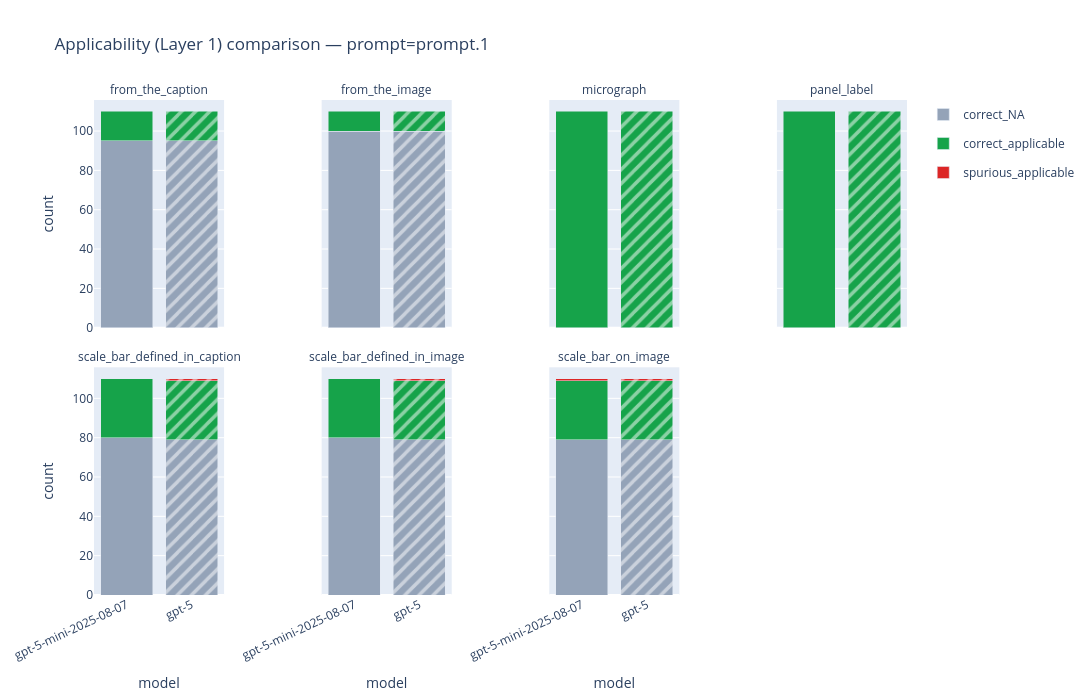

Notebook code cell kept with this figure:
### Markdown cell above
### Comparing models

Same layout for `PROMPT` (default `prompt.2`). Models on the x-axis; distinguished by **bar hatching**.

### Code cell
fig_layer1_model = plot_comparison_layer1(
    summaries,
    compare="model",
    prompt=PROMPTS[0],
)
fig_layer1_model.update_layout(
    height=LAYER1_FIG_HEIGHT,
    width=LAYER1_FIG_WIDTH,
    autosize=True,
)
fig_layer1_model.show()

### Figure 1 — Plotly figure (JSON) as saved in the notebook; plotly's stock layout.template omitted (floating-point values rounded to 4 significant figures)
{"data": [{"customdata": [["from_the_caption", "gpt-5-mini-2025-08-07"], ["from_the_caption", "gpt-5"]], "hovertemplate": "field=%{customdata[0]}<br>model=%{customdata[1]}<br>correct_NA=%{y}<extra></extra>", "legendgroup": "correct_NA", "marker": {"color": "#94a3b8", "pattern": {"fgcolor": "#ffffff", "shape": ["", "/"], "solidity": 0.35}}, "name": "correct_NA", "showlegend": true, "type": "bar", "x": ["gpt-5-mini-2025-08-07", "gpt-5"], "xaxis": "x", "y": [95, 95], "yaxis": "y"}, {"customdata": [["from_the_caption", "gpt-5-mini-2025-08-07"], ["from_the_caption", "gpt-5"]], "hovertemplate": "field=%{customdata[0]}<br>model=%{customdata[1]}<br>correct_applicable=%{y}<extra></extra>", "legendgroup": "correct_applicable", "marker": {"color": "#16a34a", "pattern": {"fgcolor": "#ffffff", "shape": ["", "/"], "solidity": 0.35}}, "name": "correct_applicable", "showlegend": true, "type": "bar", "x": ["gpt-5-mini-2025-08-07", "gpt-5"], "xaxis": "x", "y": [15, 15], "yaxis": "y"}, {"customdata": [["from_the_image", "gpt-5-mini-2025-08-07"], ["from_the_image", "gpt-5"]], "hovertemplate": "field=%{customdata[0]}<br>model=%{customdata[1]}<br>correct_NA=%{y}<extra></extra>", "legendgroup": "correct_NA", "marker": {"color": "#94a3b8", "pattern": {"fgcolor": "#ffffff", "shape": ["", "/"], "solidity": 0.35}}, "name": "correct_NA", "showlegend": false, "type": "bar", "x": ["gpt-5-mini-2025-08-07", "gpt-5"], "xaxis": "x2", "y": [100, 100], "yaxis": "y2"}, {"customdata": [["from_the_image", "gpt-5-mini-2025-08-07"], ["from_the_image", "gpt-5"]], "hovertemplate": "field=%{customdata[0]}<br>model=%{customdata[1]}<br>correct_applicable=%{y}<extra></extra>", "legendgroup": "correct_applicable", "marker": {"color": "#16a34a", "pattern": {"fgcolor": "#ffffff", "shape": ["", "/"], "solidity": 0.35}}, "name": "correct_applicable", "showlegend": false, "type": "bar", "x": ["gpt-5-mini-2025-08-07", "gpt-5"], "xaxis": "x2", "y": [10, 10], "yaxis": "y2"}, {"customdata": [["micrograph", "gpt-5-mini-2025-08-07"], ["micrograph", "gpt-5"]], "hovertemplate": "field=%{customdata[0]}<br>model=%{customdata[1]}<br>correct_applicable=%{y}<extra></extra>", "legendgroup": "correct_applicable", "marker": {"color": "#16a34a", "pattern": {"fgcolor": "#ffffff", "shape": ["", "/"], "solidity": 0.35}}, "name": "correct_applicable", "showlegend": false, "type": "bar", "x": ["gpt-5-mini-2025-08-07", "gpt-5"], "xaxis": "x3", "y": [110, 110], "yaxis": "y3"}, {"customdata": [["panel_label", "gpt-5-mini-2025-08-07"], ["panel_label", "gpt-5"]], "hovertemplate": "field=%{customdata[0]}<br>model=%{customdata[1]}<br>correct_applicable=%{y}<extra></extra>", "legendgroup": "correct_applicable", "marker": {"color": "#16a34a", "pattern": {"fgcolor": "#ffffff", "shape": ["", "/"], "solidity": 0.35}}, "name": "correct_applicable", "showlegend": false, "type": "bar", "x": ["gpt-5-mini-2025-08-07", "gpt-5"], "xaxis": "x4", "y": [110, 110], "yaxis": "y4"}, {"customdata": [["scale_bar_defined_in_caption", "gpt-5-mini-2025-08-07"], ["scale_bar_defined_in_caption", "gpt-5"]], "hovertemplate": "field=%{customdata[0]}<br>model=%{customdata[1]}<br>correct_NA=%{y}<extra></extra>", "legendgroup": "correct_NA", "marker": {"color": "#94a3b8", "pattern": {"fgcolor": "#ffffff", "shape": ["", "/"], "solidity": 0.35}}, "name": "correct_NA", "showlegend": false, "type": "bar", "x": ["gpt-5-mini-2025-08-07", "gpt-5"], "xaxis": "x5", "y": [80, 79], "yaxis": "y5"}, {"customdata": [["scale_bar_defined_in_caption", "gpt-5-mini-2025-08-07"], ["scale_bar_defined_in_caption", "gpt-5"]], "hovertemplate": "field=%{customdata[0]}<br>model=%{customdata[1]}<br>correct_applicable=%{y}<extra></extra>", "legendgroup": "correct_applicable", "marker": {"color": "#16a34a", "pattern": {"fgcolor": "#ffffff", "shape": ["", "/"], "solidity": 0.35}}, "name": "correct_applicable", "showlegend": false, "type": "bar", "x": ["gpt-5-mini-2025-08-07", "gpt-5"], "xaxis": "x5", "y": [30, 30], "yaxis": "y5"}, {"customdata": [["scale_bar_defined_in_caption", "gpt-5-mini-2025-08-07"], ["scale_bar_defined_in_caption", "gpt-5"]], "hovertemplate": "field=%{customdata[0]}<br>model=%{customdata[1]}<br>spurious_applicable=%{y}<extra></extra>", "legendgroup": "spurious_applicable", "marker": {"color": "#dc2626", "pattern": {"fgcolor": "#ffffff", "shape": ["", "/"], "solidity": 0.35}}, "name": "spurious_applicable", "showlegend": true, "type": "bar", "x": ["gpt-5-mini-2025-08-07", "gpt-5"], "xaxis": "x5", "y": [0, 1], "yaxis": "y5"}, {"customdata": [["scale_bar_defined_in_image", "gpt-5-mini-2025-08-07"], ["scale_bar_defined_in_image", "gpt-5"]], "hovertemplate": "field=%{customdata[0]}<br>model=%{customdata[1]}<br>correct_NA=%{y}<extra></extra>", "legendgroup": "correct_NA", "marker": {"color": "#94a3b8", "pattern": {"fgcolor": "#ffffff", "shape": ["", "/"], "solidity": 0.35}}, "name": "correct_NA", "showlegend": false, "type": "bar", "x": ["gpt-5-mini-2025-08-07", "gpt-5"], "xaxis": "x6", "y": [80, 79], "yaxis": "y6"}, {"customdata": [["scale_bar_defined_in_image", "gpt-5-mini-2025-08-07"], ["scale_bar_defined_in_image", "gpt-5"]], "hovertemplate": "field=%{customdata[0]}<br>model=%{customdata[1]}<br>correct_applicable=%{y}<extra></extra>", "legendgroup": "correct_applicable", "marker": {"color": "#16a34a", "pattern": {"fgcolor": "#ffffff", "shape": ["", "/"], "solidity": 0.35}}, "name": "correct_applicable", "showlegend": false, "type": "bar", "x": ["gpt-5-mini-2025-08-07", "gpt-5"], "xaxis": "x6", "y": [30, 30], "yaxis": "y6"}, {"customdata": [["scale_bar_defined_in_image", "gpt-5-mini-2025-08-07"], ["scale_bar_defined_in_image", "gpt-5"]], "hovertemplate": "field=%{customdata[0]}<br>model=%{customdata[1]}<br>spurious_applicable=%{y}<extra></extra>", "legendgroup": "spurious_applicable", "marker": {"color": "#dc2626", "pattern": {"fgcolor": "#ffffff", "shape": ["", "/"], "solidity": 0.35}}, "name": "spurious_applicable", "showlegend": false, "type": "bar", "x": ["gpt-5-mini-2025-08-07", "gpt-5"], "xaxis": "x6", "y": [0, 1], "yaxis": "y6"}, {"customdata": [["scale_bar_on_image", "gpt-5-mini-2025-08-07"], ["scale_bar_on_image", "gpt-5"]], "hovertemplate": "field=%{customdata[0]}<br>model=%{customdata[1]}<br>correct_NA=%{y}<extra></extra>", "legendgroup": "correct_NA", "marker": {"color": "#94a3b8", "pattern": {"fgcolor": "#ffffff", "shape": ["", "/"], "solidity": 0.35}}, "name": "correct_NA", "showlegend": false, "type": "bar", "x": ["gpt-5-mini-2025-08-07", "gpt-5"], "xaxis": "x7", "y": [79, 79], "yaxis": "y7"}, {"customdata": [["scale_bar_on_image", "gpt-5-mini-2025-08-07"], ["scale_bar_on_image", "gpt-5"]], "hovertemplate": "field=%{customdata[0]}<br>model=%{customdata[1]}<br>correct_applicable=%{y}<extra></extra>", "legendgroup": "correct_applicable", "marker": {"color": "#16a34a", "pattern": {"fgcolor": "#ffffff", "shape": ["", "/"], "solidity": 0.35}}, "name": "correct_applicable", "showlegend": false, "type": "bar", "x": ["gpt-5-mini-2025-08-07", "gpt-5"], "xaxis": "x7", "y": [30, 30], "yaxis": "y7"}, {"customdata": [["scale_bar_on_image", "gpt-5-mini-2025-08-07"], ["scale_bar_on_image", "gpt-5"]], "hovertemplate": "field=%{customdata[0]}<br>model=%{customdata[1]}<br>spurious_applicable=%{y}<extra></extra>", "legendgroup": "spurious_applicable", "marker": {"color": "#dc2626", "pattern": {"fgcolor": "#ffffff", "shape": ["", "/"], "solidity": 0.35}}, "name": "spurious_applicable", "showlegend": false, "type": "bar", "x": ["gpt-5-mini-2025-08-07", "gpt-5"], "xaxis": "x7", "y": [1, 1], "yaxis": "y7"}], "layout": {"annotations": [{"align": "center", "font": {"size": 12}, "showarrow": false, "text": "from_the_caption", "x": 0.08, "xanchor": "center", "xref": "paper", "y": 1, "yanchor": "bottom", "yref": "paper"}, {"align": "center", "font": {"size": 12}, "showarrow": false, "text": "from_the_image", "x": 0.36, "xanchor": "center", "xref": "paper", "y": 1, "yanchor": "bottom", "yref": "paper"}, {"align": "center", "font": {"size": 12}, "showarrow": false, "text": "micrograph", "x": 0.64, "xanchor": "center", "xref": "paper", "y": 1, "yanchor": "bottom", "yref": "paper"}, {"align": "center", "font": {"size": 12}, "showarrow": false, "text": "panel_label", "x": 0.92, "xanchor": "center", "xref": "paper", "y": 1, "yanchor": "bottom", "yref": "paper"}, {"align": "center", "font": {"size": 12}, "showarrow": false, "text": "scale_bar_defined_in_caption", "x": 0.08, "xanchor": "center", "xref": "paper", "y": 0.46, "yanchor": "bottom", "yref": "paper"}, {"align": "center", "font": {"size": 12}, "showarrow": false, "text": "scale_bar_defined_in_image", "x": 0.36, "xanchor": "center", "xref": "paper", "y": 0.46, "yanchor": "bottom", "yref": "paper"}, {"align": "center", "font": {"size": 12}, "showarrow": false, "text": "scale_bar_on_image", "x": 0.64, "xanchor": "center", "xref": "paper", "y": 0.46, "yanchor": "bottom", "yref": "paper"}], "autosize": true, "barmode": "stack", "height": 700, "title": {"text": "Applicability (Layer 1) comparison — prompt=prompt.1"}, "width": 1200, "xaxis": {"anchor": "y", "domain": [0, 0.16], "matches": "x5", "showticklabels": false}, "xaxis2": {"anchor": "y2", "domain": [0.28, 0.44], "matches": "x6", "showticklabels": false}, "xaxis3": {"anchor": "y3", "domain": [0.56, 0.72], "matches": "x7", "showticklabels": false}, "xaxis4": {"anchor": "y4", "domain": [0.84, 1], "matches": "x8", "showticklabels": false}, "xaxis5": {"anchor": "y5", "domain": [0, 0.16], "tickangle": -25, "title": {"text": "model"}}, "xaxis6": {"anchor": "y6", "domain": [0.28, 0.44], "tickangle": -25, "title": {"text": "model"}}, "xaxis7": {"anchor": "y7", "domain": [0.56, 0.72], "tickangle": -25, "title": {"text": "model"}}, "xaxis8": {"anchor": "y8", "domain": [0.84, 1], "tickangle": -25, "title": {"text": "model"}}, "yaxis": {"anchor": "x", "domain": [0.54, 1], "rangemode": "tozero", "title": {"text": "count"}}, "yaxis2": {"anchor": "x2", "domain": [0.54, 1], "matches": "y", "showticklabels": false}, "yaxis3": {"anchor": "x3", "domain": [0.54, 1], "matches": "y", "showticklabels": false}, "yaxis4": {"anchor": "x4", "domain": [0.54, 1], "matches": "y", "showticklabels": false}, "yaxis5": {"anchor": "x5", "domain": [0, 0.46], "rangemode": "tozero", "title": {"text": "count"}}, "yaxis6": {"anchor": "x6", "domain": [0, 0.46], "matches": "y5", "showticklabels": false}, "yaxis7": {"anchor": "x7", "domain": [0, 0.46], "matches": "y5", "showticklabels": false}, "yaxis8": {"anchor": "x8", "domain": [0, 0.46], "matches": "y5", "showticklabels": false}}}
